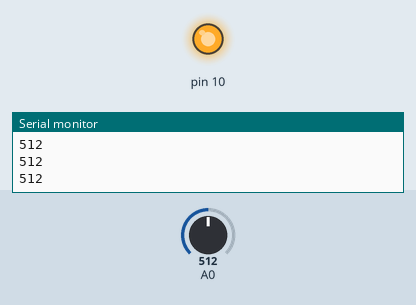
Bench run of a sketch on a simulated Arduino Uno, built with avr-gcc and run on an emulated ATmega328P. Shown: output pins drawn as LEDs (lit = HIGH), the last lines printed to the serial monitor. The inputs (shaded band) are chosen by the test bench; at power-on: A0 = 512.

Above: at 1.2 s.
1.3 s: A0 set to 122
At 2.0 s:
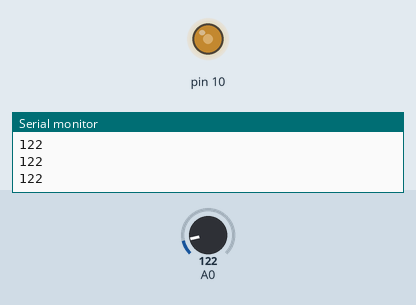
2.8 s: A0 set to 0
At 3.3 s:
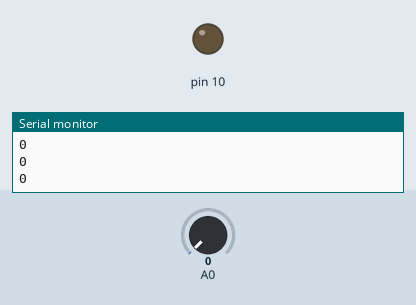
4.3 s: A0 set to 306
At 5.5 s:
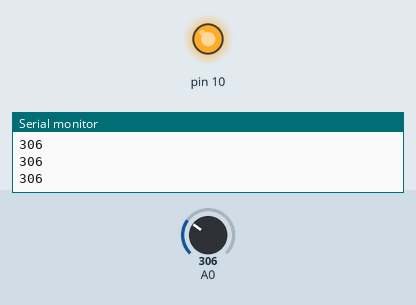
Timing chart, 0 to 7.3 s (numbered marks = the images above; inputs shaded):
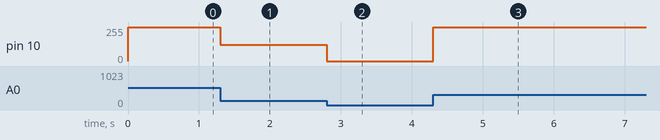

Measured:
- after the input at 1.3 s, pin 10: 255/255 → 122/255 at once
- after the input at 2.8 s, pin 10: 122/255 → 0/255 at once
- after the input at 4.3 s, pin 10: 0/255 → 255/255 at once

The sketch:

dsfljsdklfjaklghj_sdghsdl.ino
```cpp
void setup() {
  Serial.begin(9600);
}

void loop() {
  Serial.println(analogRead(A0));
  analogWrite(10,analogRead(A0));
}
```
